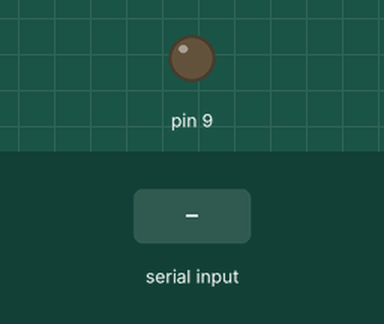
Bench run of a sketch on a simulated Arduino Mega 2560, built with avr-gcc and run on an emulated ATmega2560. Parts: output pins drawn as LEDs (lit = HIGH). The test bench sets the inputs (shaded band).

Above: at 1.2 s.
1.3 s: "A" received over the second serial link
Timing chart, 0 to 4.3 s (numbered marks = the images above; inputs shaded):
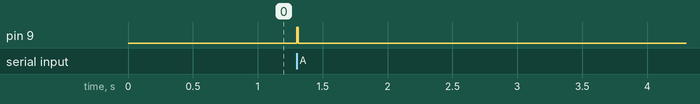

The sketch:

Sender_Latency.ino
```cpp
void setup() {
  Serial.begin(9600);
  Serial1.begin(9600);
  pinMode(9, OUTPUT);

}

void loop() {
  if (Serial1.available() > 0) {
    if (Serial1.read() == 65) {
      digitalWrite(9, HIGH);
      delay(10);
      digitalWrite(9, LOW);
    }
  }
}
```

Measured:
- after the input at 1.3 s, pin 9: LOW → HIGH at once, → LOW 0.01 s later
